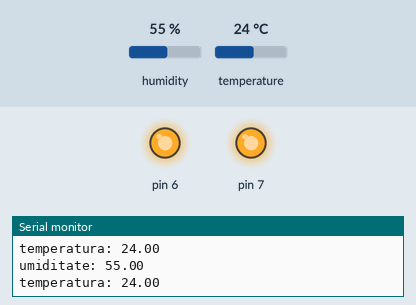
Bench run of a sketch on a simulated Arduino Uno, built with avr-gcc and run on an emulated ATmega328P. On the bench: output pins drawn as LEDs (lit = HIGH), the last lines printed to the serial monitor. The test bench sets the inputs (shaded band); at power-on: humidity 55 %, temperature 24 °C.

Above: at 4.8 s.
4.9 s: humidity set to 41 %
7.9 s: humidity set to 38 %
At 8.9 s:
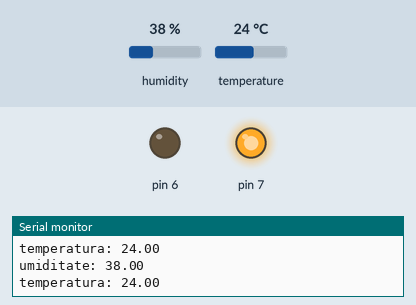
10.9 s: humidity set to 40 %
At 12.6 s:
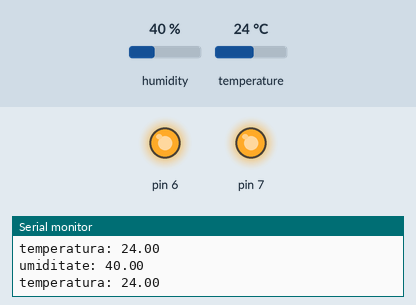
13.9 s: temperature set to 20 °C
At 15.0 s:
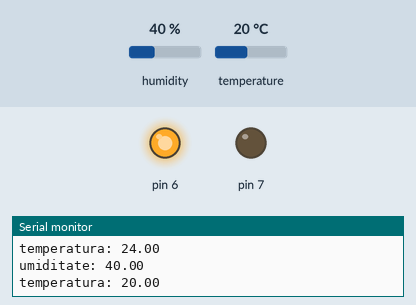
16.9 s: humidity set to 22 %
At 18.6 s:
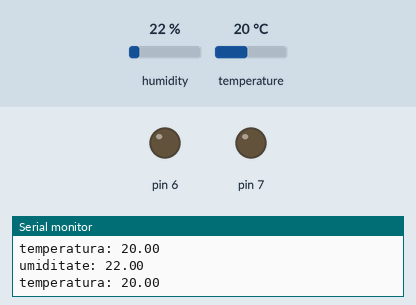
Timing chart, 0 to 20.1 s (numbered marks = the images above; inputs shaded):
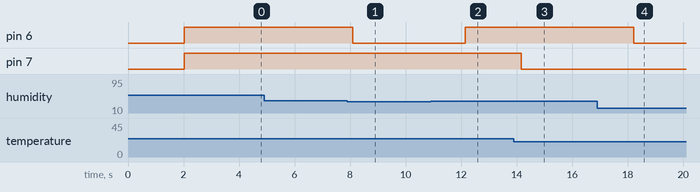

Measured:
- the behaviour switches between 40 and 39 % on humidity (found by bisection; images 0 and 1)
- the behaviour switches between 22 and 21 °C on temperature (found by bisection; images 2 and 3)
- after the input at 7.9 s, pin 6: HIGH → LOW after 0.20 s
- after the input at 10.9 s, pin 6: LOW → HIGH after 1.2 s
- after the input at 13.9 s, pin 7: HIGH → LOW after 0.27 s
- after the input at 16.9 s, pin 6: HIGH → LOW after 1.3 s

The sketch:

Senzor.ino
```cpp
#include "DHT.h"
#define DHTPIN 5
#define DHTTYPE DHT11

DHT dht(DHTPIN, DHTTYPE);


void setup() {
  Serial.begin(9600);
  dht.begin();
  pinMode(6, OUTPUT);
  pinMode(7, OUTPUT);
}

void loop() {
  delay(2000);

  float umiditate = dht.readHumidity();
  float temperatura = dht.readTemperature();

  Serial.print("umiditate: ");
  Serial.print(umiditate);
  Serial.print("\n");


  Serial.print("temperatura: ");
  Serial.print(temperatura);
  Serial.print("\n");

  if(umiditate >= 40 && umiditate <= 60)
  {
    digitalWrite(6, HIGH);
  }
  else
  {
    digitalWrite(6, LOW);
  }

  if(temperatura >= 22 && temperatura <= 30)
  {
    digitalWrite(7, HIGH);
  }
  else
  {
    digitalWrite(7, LOW);
  }

}
```
